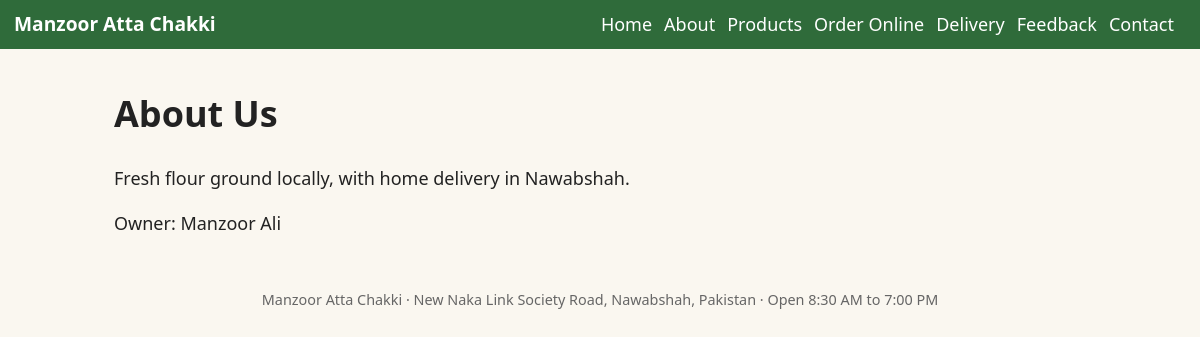
/about, run on the app's committed database.
### tables this page shows
CREATE TABLE settings(key TEXT PRIMARY KEY, value TEXT);

### app.py (the view)
@app.route('/<any(about,delivery,feedback,contact):p>')
def page(p):
    return render_template('page.html', p=p)

### app.py (called while the page is built)
def db():
    if 'db' not in g:
        g.db = sqlite3.connect(DB)
        g.db.row_factory = sqlite3.Row
        g.db.execute('PRAGMA foreign_keys=ON')
    return g.db

def q(sql, a=(), one=False):
    c = db().execute(sql, a)
    return c.fetchone() if one else c.fetchall()

def S():
    return {r['key']: r['value'] for r in q('SELECT * FROM settings')}

@app.context_processor
def ctx():
    return dict(s=S(), csrf=csrf_token, STATUSES=STATUSES)

@app.before_request
def csrf_check():
    if request.method == 'POST' and request.form.get('csrf', '') != session.get('_csrf', 'x'):
        abort(400)

### templates/page.html
{% extends 'base.html' %}{% block c %}
{% if p=='about' %}<h1>About Us</h1><p>{{ s.description }}</p><p>Owner: {{ s.owner }}</p>
{% elif p=='delivery' %}<h1>Delivery Information</h1><p>We offer home delivery. Standard delivery charge: <b>Rs. {{ s.delivery_charge }}</b>. For long distances the charge may be higher; we will confirm with you.</p>
{% elif p=='feedback' %}<h1>Customer Feedback</h1><p>We would love to hear from you. Please send your feedback on WhatsApp or call us.</p><a class="btn wa" href="{{ s.whatsapp|wa }}">WhatsApp Us</a>
{% else %}<h1>Contact Us</h1><p><b>Address:</b> {{ s.address }}<br><b>Hours:</b> {{ s.hours }}<br><b>Phone:</b> {{ s.phone }}</p>
<a class="btn alt" href="tel:{{ s.phone }}">Call Us</a><a class="btn wa" href="{{ s.whatsapp|wa }}">WhatsApp Us</a>{% endif %}{% endblock %}

### templates/base.html (shortened to what this page needs)
<!doctype html><html lang="en"><head><meta charset="utf-8"><meta name="viewport" content="width=device-width,initial-scale=1">
<title>{% block t %}{{ s.business_name }}{% endblock %}</title><link rel="stylesheet" href="{{ url_for('static', filename='style.css') }}"></head><body>
<header><a class="brand" href="/">{% if s.logo %}<img src="/uploads/{{ s.logo }}" alt="">{% endif %}{{ s.business_name }}</a>
<nav>{% if request.path.startswith('/admin') and session.admin %}
<a href="/admin">Dashboard</a><a href="/admin/orders">Orders</a><a href="/admin/products">Products</a><a href="/admin/customers">Customers</a><a href="/admin/settings">Settings</a><a href="/admin/logout">Logout</a>
{% else %}<a href="/">Home</a><a href="/about">About</a><a href="/products">Products</a><a href="/order">Order Online</a><a href="/delivery">Delivery</a><a href="/feedback">Feedback</a><a href="/contact">Contact</a>{% endif %}</nav></header>
<main>{% block c %}{% endblock %}</main>
<footer>{{ s.business_name }} · {{ s.address }} · Open {{ s.hours }}</footer></body></html>

### static/style.css (style rules this page uses)
:root { --g:#2f6b3a;--bg:#faf7f0;--tx:#222;--ln:#ddd }
* { box-sizing:border-box }
body { margin:0;font:18px/1.5 system-ui,sans-serif;background:var(--bg);color:var(--tx) }
header { background:var(--g);color:#fff;padding:10px 14px;display:flex;flex-wrap:wrap;gap:8px;align-items:center;justify-content:space-between }
header a { color:#fff;text-decoration:none;margin-right:12px }
.brand { font-weight:700;font-size:1.2rem;display:flex;align-items:center;gap:8px }
main { max-width:1000px;margin:auto;padding:14px }
footer { text-align:center;padding:20px;color:#666;font-size:.9rem }

### data on the page
settings: business_name "Manzoor Atta Chakki"
settings: description "Fresh flour ground locally, with home delivery in Nawabshah."
settings: owner "Manzoor Ali"
settings: address "New Naka Link Society Road, Nawabshah, Pakistan"
settings: hours "8:30 AM to 7:00 PM"
